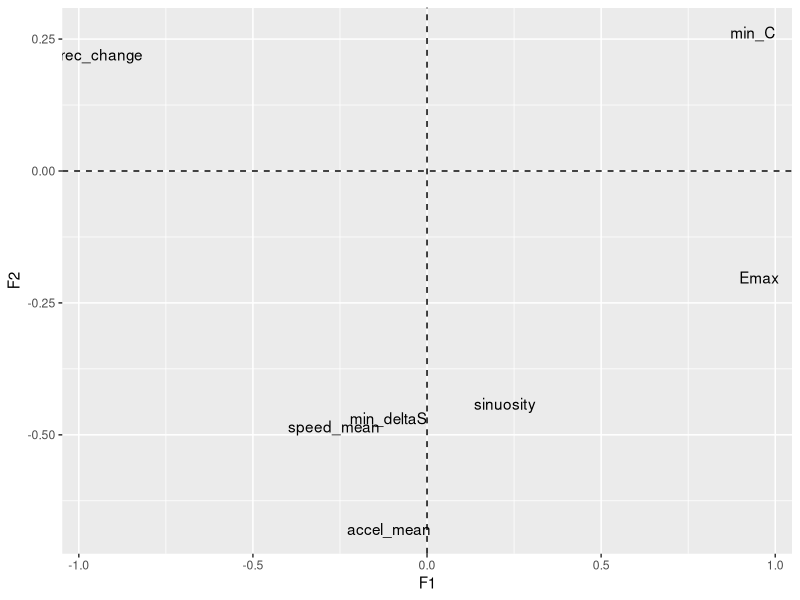
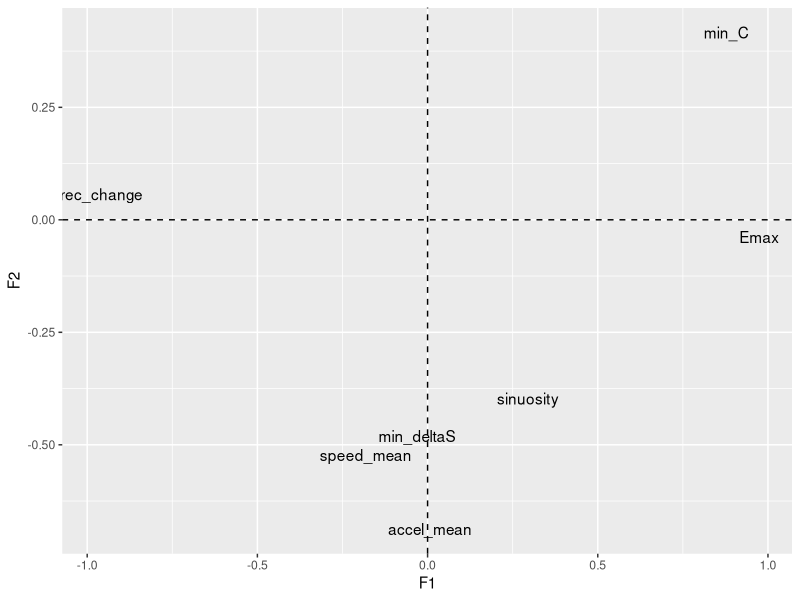
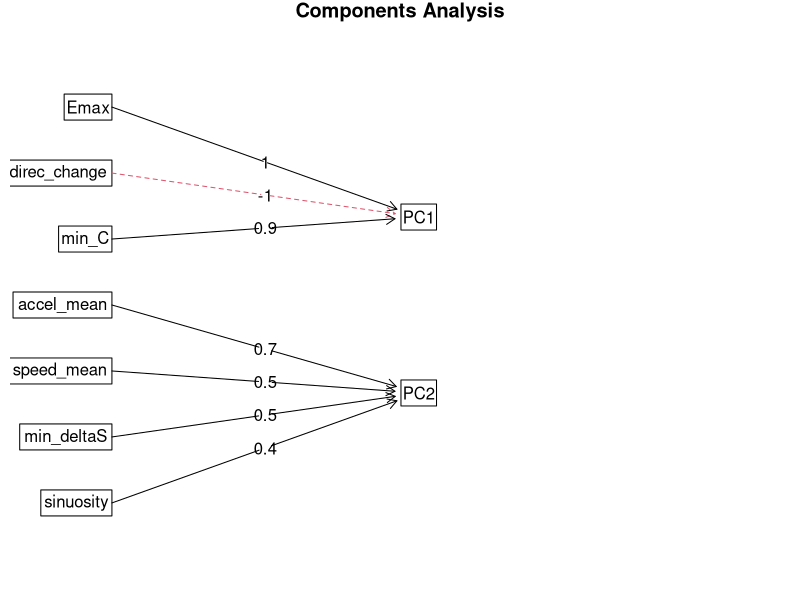

Write the R code that produced these figures, in order.
## ---- chunk 1

trjs_data <- read.csv("./trjs_data.csv", header=TRUE, stringsAsFactors=FALSE)

trjs_data

## ---- chunk 2

X <- trjs_data

p <- ncol(X)

R <- cor(X)

R

## ---- chunk 3

Reig<- eigen(R)

Reig

## ---- chunk 4

Reig$vectors %*% diag(Reig$values) %*% t(Reig$vectors)

## ---- chunk 5

100*cumsum(Reig$values)/p

## ---- chunk 6

m <- 2

sum(Reig$values[(m + 1):p]) 

L <- (rep(1, p) %*% t(sqrt(Reig$values[1:m]))) * Reig$vectors[, 1:m]

## ---- chunk 7

h2 <- rowSums(L^2)

h2

## ---- chunk 8

psi <- 1 - h2

psi

## ---- chunk 9

Rscr<- L%*%t(L) + diag(psi)

Rscr

## ---- chunk 10

D <- R - Rscr

sum(D^2)

## ---- chunk 11

L <- as.data.frame(L)
rownames(L) <- colnames(X)
colnames(L) <- c("F1", "F2")

library(ggplot2)
ggplot(L, aes(x = F1, y = F2, label = rownames(L))) +
geom_hline(yintercept = 0, lty = 2) +
geom_vline(xintercept = 0, lty = 2) +
geom_text()

## ---- chunk 12

vmax_L <- varimax(as.matrix(L))

## ---- chunk 13

Lstar <- as.data.frame(vmax_L$loadings[, 1:m])

rownames(Lstar) <- colnames(X)
colnames(Lstar) <- c("F1", "F2")

ggplot(Lstar, aes(x = F1, y = F2, label = rownames(Lstar))) +
geom_hline(yintercept = 0, lty = 2) +
geom_vline(xintercept = 0, lty = 2) +
geom_text()

## ---- chunk 14

library(psych)

trjs_af <- principal(X, nfactors = 2, rotate = "none")

trjs_af

## ---- chunk 15

trjs_af$values
trjs_af$loadings
trjs_af$communality

## ---- chunk 16

fa.diagram(trjs_af)

